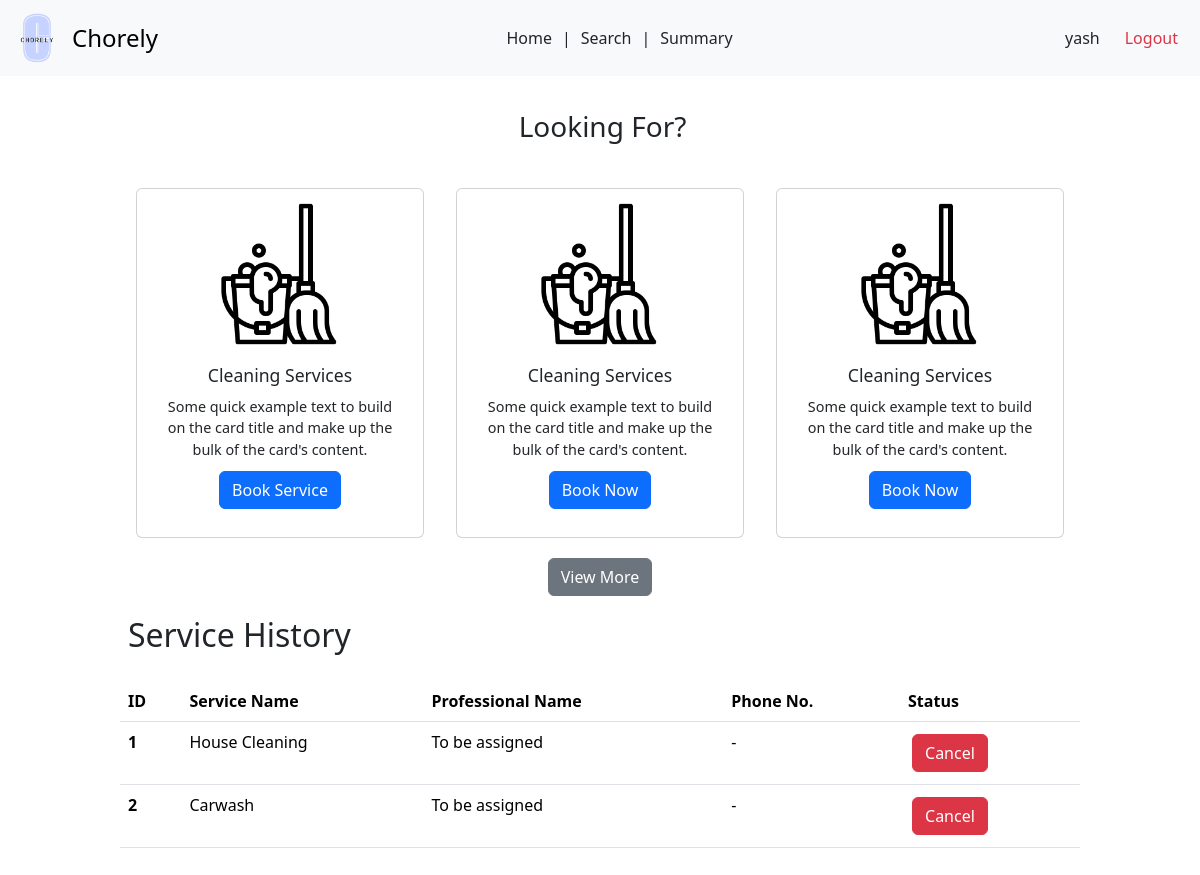
Screenshot of /user/customer/2 with the database file from the repository.
### backend/models.py (models this page shows)
class Users(db.Model):
  __tablename__ = 'Users'
  user_id = db.Column(db.Integer, primary_key=True, autoincrement=True)
  username = db.Column(db.String, unique=True, nullable=False)
  password = db.Column(db.String, nullable=False)
  role = db.Column(db.String, nullable=False)
  is_blocked = db.Column(db.Boolean, default=False)
  service_professional = db.relationship('ServiceProfessionals', backref='user', uselist=False)
  customer = db.relationship('Customers', backref='user', uselist=False)

class ServiceRequests(db.Model):
    __tablename__ = 'ServiceRequests'
    request_id = db.Column(db.Integer, primary_key=True, autoincrement=True)
    service_id = db.Column(db.Integer, db.ForeignKey('Services.service_id'), nullable=False)
    customer_id = db.Column(db.Integer, db.ForeignKey('Customers.customer_id'), nullable=False)
    professional_id = db.Column(db.Integer, db.ForeignKey('ServiceProfessionals.professional_id'))
    requested_service_date = db.Column(db.Date, default=date.today())
    date_of_request = db.Column(db.Date, default=date.today())
    date_of_completion = db.Column(db.Date)
    service_status = db.Column(db.String, default='requested')
    additional_requests = db.Column(db.String)
    remarks = db.Column(db.String)
    rating = db.Column(db.Float)

class Services(db.Model):
    __tablename__ = 'Services'
    service_id = db.Column(db.Integer, primary_key=True, autoincrement=True)
    name = db.Column(db.String, nullable=False)
    description = db.Column(db.String)
    base_price = db.Column(db.Float, nullable=False)
    time_required = db.Column(db.Integer)
    category = db.Column(db.String)
    service_professionals = db.relationship('ServiceProfessionals', backref='service')
    service_requests = db.relationship('ServiceRequests', backref='service')

### backend/controllers.py (the view)
@app.route('/user/customer/<int:user_id>')
def customer_dash(user_id):
  user = Users.query.filter_by(user_id = user_id).first()
  customer = Customers.query.filter_by(user_id = user_id).first()
  return render_template('customer-dash.html', customer = customer, user = user, service_requests = customer.service_requests)

### templates/customer-dash.html (shortened to what this page needs)
<!DOCTYPE html>
<html lang="en">
<head>
  <link href="https://cdn.jsdelivr.net/npm/bootstrap@5.3.3/dist/css/bootstrap.min.css" rel="stylesheet">
  <link rel="stylesheet" href="{{ url_for('static', filename='customer-dash.css') }}">
<link rel="stylesheet" href="{{ url_for('static', filename='navbar.css') }}">
</head>
<body>
  <nav class="navbar bg-body-tertiary">
    <div class="container-fluid">
      <a class="navbar-brand d-flex align-items-center" href="#" style="text-decoration: none;">
        <img src="{{ url_for('static', filename='logo.png') }}" alt="Chorely Logo" width="50" height="50" id="logo">
        <span style="font-size: 1.5rem;">Chorely</span>
      </a>
      <div style="display: flex;">
        <a class="nav-link active" aria-current="page" href="/user">Home</a>
        |
        <a class="nav-link" href="#">Search</a>
        |
        <a class="nav-link" href="/user/summary">Summary</a>
      </div>
      <div class="d-flex text text-end">
        <a class="nav-link" href="#">{{ user.username }}</a>
        <a class="nav-link text-danger" href="/userlogin">Logout</a>
      </div>
    </div>
  </nav>
  <div id="main">
    <div id="canvas">
      <br>
      <div class="container text-center">
        <h3 class="headings">Looking For?</h3>
        <div class="row g-4 justify-content-center" style="margin-top: 20px;">
          <div class="col">
            <div class="card custom-card mx-auto" style="width: 18rem;">
              <img src="{{ url_for('static', filename='cleaning.png') }}" class="card-img-top card-icon" alt="cleaning-mop">
              <div class="card-body">
                <h5 class="card-title">Cleaning Services</h5>
                <p class="card-text">Some quick example text to build on the card title and make up the bulk of the card's content.</p>
                <a href="/user/{{user.user_id}}/service/category/cleaning" class="btn btn-primary">Book Service</a>
              </div>
            </div>
          </div>
          <div class="col">
            <div class="card custom-card mx-auto" style="width: 18rem;">
              <img src="{{ url_for('static', filename='cleaning.png') }}" class="card-img-top card-icon" alt="cleaning-mop">
              <div class="card-body">
                <h5 class="card-title">Cleaning Services</h5>
                <p class="card-text">Some quick example text to build on the card title and make up the bulk of the card's content.</p>
                <a href="#" class="btn btn-primary">Book Now</a>
              </div>
            </div>
          </div>
          <div class="col">
            <div class="card custom-card mx-auto" style="width: 18rem;">
              <img src="{{ url_for('static', filename='cleaning.png') }}" class="card-img-top card-icon" alt="cleaning-mop">
              <div class="card-body">
                <h5 class="card-title">Cleaning Services</h5>
                <p class="card-text">Some quick example text to build on the card title and make up the bulk of the card's content.</p>
                <a href="#" class="btn btn-primary">Book Now</a>
              </div>
            </div>
          </div>
        </div>
        <div style="text-align: center; margin: 20px;">
          <button class="btn btn-secondary">View More</button>
        </div>
      </div>
      <h2 class="headings">Service History</h2><br>
      <div>
        <table class="table" style="margin-bottom: 50px;">
          <thead>
            <tr>
              <th scope="col">ID</th>
              <th scope="col">Service Name</th>
              <th scope="col">Professional Name</th>
              <th scope="col">Phone No.</th>
              <th scope="col">Status</th>
            </tr>
          </thead>
          <tbody>
            {% for request in service_requests %}
              <tr>
                <th scope="row">{{ loop.index }}</th>
                <td>{{ request.service.name }}</td>
                {% if request.status == 'accepted' %}
                  <td>{{ request.professional.name }}</td>
                  <td>{{ request.professional.phone }}</td>
                  <td><a class="btn btn-primary">Close it?</a></td>
                {% else %}
                  <td>To be assigned</td>
                  <td> - </td>
                  <td><a class="btn btn-danger">Cancel</a></td>
                {% endif %}
              </tr>
            {% endfor %}
          </tbody>
        </table>
</body>
</html>

### static/customer-dash.css (style rules this page uses)
* { margin: 0px; }
#main, #canvas { border: 2px none black; }
#canvas { width: 80%; margin: auto; height: 1000px; }
.headings { margin: 3px; padding-left: 5px; margin-top: 10px; }
td a { margin: 4px; }
.card { height: 350px; padding: 10px; }
.card-img-top { height: 150px; object-fit: scale-down; }
.card-title { font-size: 1.1rem; margin-bottom: 10px; }
.card-text { font-size: 0.9rem; margin-bottom: 10px; }

### static/navbar.css (style rules this page uses)
#logo { object-fit: contain ; margin-right: 10px; filter: brightness(1.1) contrast(1.1) saturate(1.2); filter: contrast(100%); }
.text-end { margin-right: 10px; }

### rows the page displays
Users: username "yash"
ServiceRequests: service.name "House Cleaning"
ServiceRequests: service.name "Carwash"
